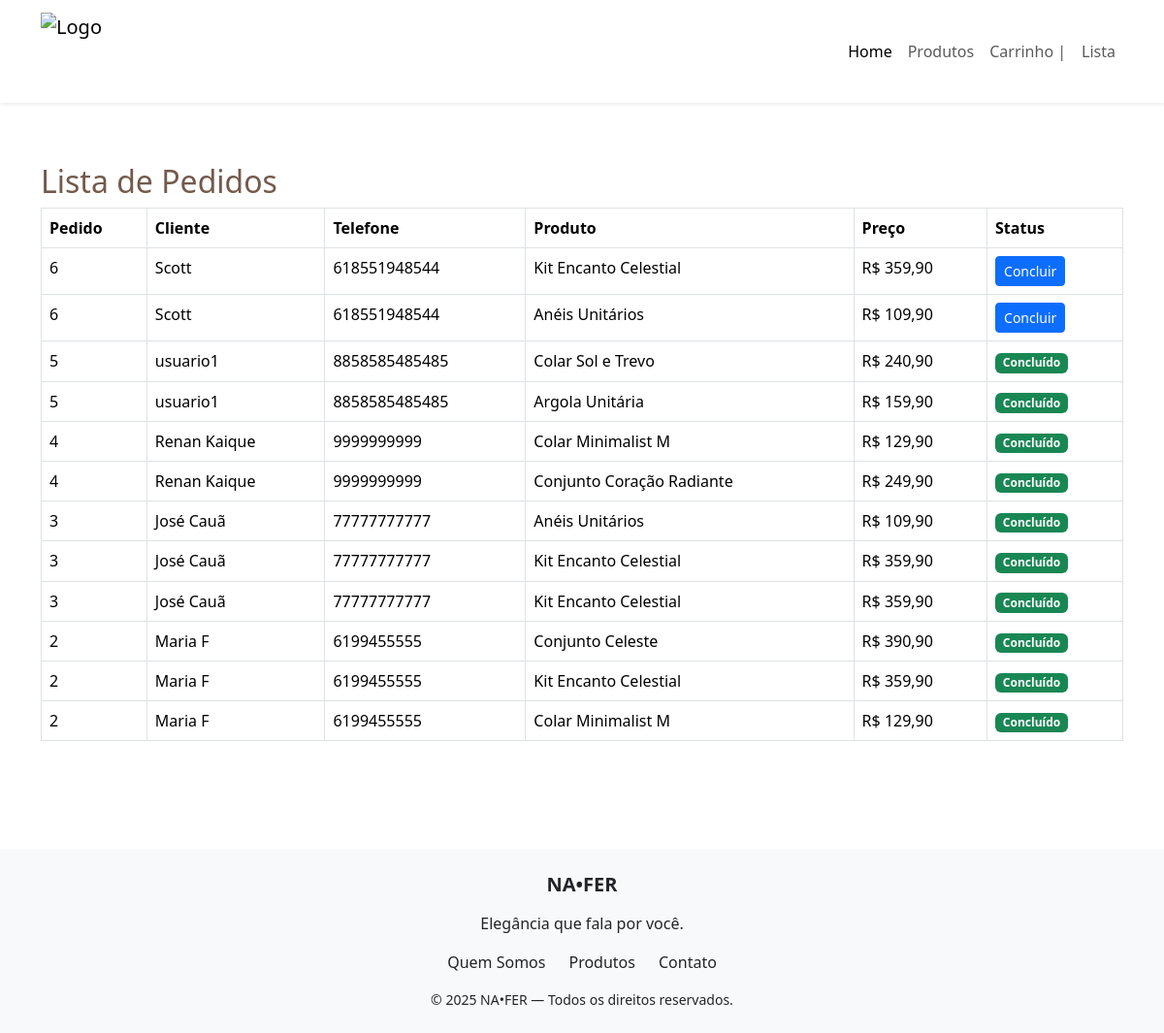
The app's page /listar.php with its own data.
### tables this page shows
CREATE TABLE `pedidos` (
  `id` int(11) NOT NULL,
  `cliente_nome` varchar(100) DEFAULT NULL,
  `cliente_telefone` varchar(20) DEFAULT NULL,
  `data_pedido` datetime DEFAULT current_timestamp(),
  `concluido` tinyint(1) DEFAULT 0
);

CREATE TABLE `produtos` (
  `id` int(11) NOT NULL,
  `nome` varchar(100) NOT NULL,
  `preco` decimal(10,2) NOT NULL,
  `imagem` varchar(255) NOT NULL
);

### listar.php (the view, shortened to what this page needs)
<?php
include 'navbar.php';
include 'conexao.php';
$result = $conn->query("
    SELECT p.id AS pedido_id, p.cliente_nome, p.cliente_telefone, pr.nome AS produto_nome, pr.preco, p.concluido
    FROM pedidos p
    INNER JOIN pedido_produto pp ON p.id = pp.pedido_id
    INNER JOIN produtos pr ON pp.produto_id = pr.id
    ORDER BY p.id DESC
");
?>
<!DOCTYPE html>
<html lang="pt-br">
<head>
</head>
<body>
    <div class="container py-5">
        <h2 style="color: #735A4C;">Lista de Pedidos</h2>
        <table class="table table-bordered">
            <thead>
                <tr>
                    <th>Pedido</th>
                    <th>Cliente</th>
                    <th>Telefone</th>
                    <th>Produto</th>
                    <th>Preço</th>
                    <th>Status</th>
                </tr>
            </thead>
            <tbody>
                <?php while ($row = $result->fetch_assoc()): ?>
                <tr>
                    <td><?= $row['pedido_id'] ?></td>
                    <td><?= htmlspecialchars($row['cliente_nome']) ?></td>
                    <td><?= htmlspecialchars($row['cliente_telefone']) ?></td>
                    <td><?= htmlspecialchars($row['produto_nome']) ?></td>
                    <td>R$ <?= number_format($row['preco'], 2, ',', '.') ?></td>
                    <td>
                        <?php if ($row['concluido'] == 0): ?>
                            <a href="marcar_concluido.php?id=<?= $row['pedido_id'] ?>" class="btn btn-sm btn-primary">Concluir</a>
                        <?php else: ?>
                            <span class="badge bg-success">Concluído</span>
                        <?php endif; ?>
                    </td>
                </tr>
                <?php endwhile; ?>
            </tbody>
        </table>
    </div>
    <footer class="bg-light text-dark py-4 mt-5">
        <div class="container text-center">
            <h5 class="fw-bold mb-3">NA•FER</h5>
            <p class="mb-3">Elegância que fala por você.</p>
            <div class="d-flex justify-content-center gap-4 mb-3">
                <a href="#" class="text-dark text-decoration-none">Quem Somos</a>
                <a href="#" class="text-dark text-decoration-none">Produtos</a>
                <a href="#" class="text-dark text-decoration-none">Contato</a>
            </div>
            <p class="small mb-0">© 2025 NA•FER — Todos os direitos reservados.</p>
        </div>
    </footer>
</body>
</html>

### navbar.php (shortened to what this page needs)
<!DOCTYPE html>
<html lang="pt-br">
<head>
    <link href="https://cdn.jsdelivr.net/npm/bootstrap@5.3.2/dist/css/bootstrap.min.css" rel="stylesheet">
</head>
<body>
    <nav class="navbar navbar-expand-lg navbar-light bg-white shadow-sm py-2 fixed-top">
    <div class="container">
    <a class="navbar-brand d-flex align-items-center" href="#">
    <img src="imagens/logo.png" alt="Logo" style="height:80px; width:auto;" class="me-2">
    </a>
    <div class="collapse navbar-collapse justify-content-end" id="navbarNav">
    <ul class="navbar-nav">
    <li class="nav-item"><a class="nav-link active" href="index.php">Home</a></li>
    <li class="nav-item"><a class="nav-link" href="produtos.php">Produtos</a></li>
    <li class="nav-item"><a class="nav-link" href="carrinho.php">Carrinho |</a></li>
    <li class="nav-item"><a class="nav-link" href="listar.php"> Lista</a></li>
    </ul>
    </div>
    </div>
    </nav>
</body>
</html>

### listar.php (style rules this page uses)
body { padding-top: 120px }

### records on screen
pedidos: id "6", cliente_nome "Scott", cliente_telefone "618551948544", produtos.nome "Kit Encanto Celestial", produtos.preco "359,90", produtos.nome "Anéis Unitários", produtos.preco "109,90"
pedidos: id "5", cliente_nome "usuario1", cliente_telefone "8858585485485", produtos.nome "Colar Sol e Trevo", produtos.preco "240,90", concluido "Concluído", produtos.nome "Argola Unitária", produtos.preco "159,90"
pedidos: id "4", cliente_nome "Renan Kaique", cliente_telefone "9999999999", produtos.nome "Colar Minimalist M", produtos.preco "129,90", concluido "Concluído", produtos.nome "Conjunto Coração Radiante", produtos.preco "249,90"
pedidos: id "3", cliente_nome "José Cauã", cliente_telefone "77777777777", produtos.nome "Anéis Unitários", produtos.preco "109,90", concluido "Concluído", produtos.nome "Kit Encanto Celestial", produtos.preco "359,90"
pedidos: id "2", cliente_nome "Maria F", cliente_telefone "6199455555", produtos.nome "Conjunto Celeste", produtos.preco "390,90", concluido "Concluído", produtos.nome "Kit Encanto Celestial", produtos.preco "359,90", produtos.nome "Colar Minimalist M", produtos.preco "129,90"
